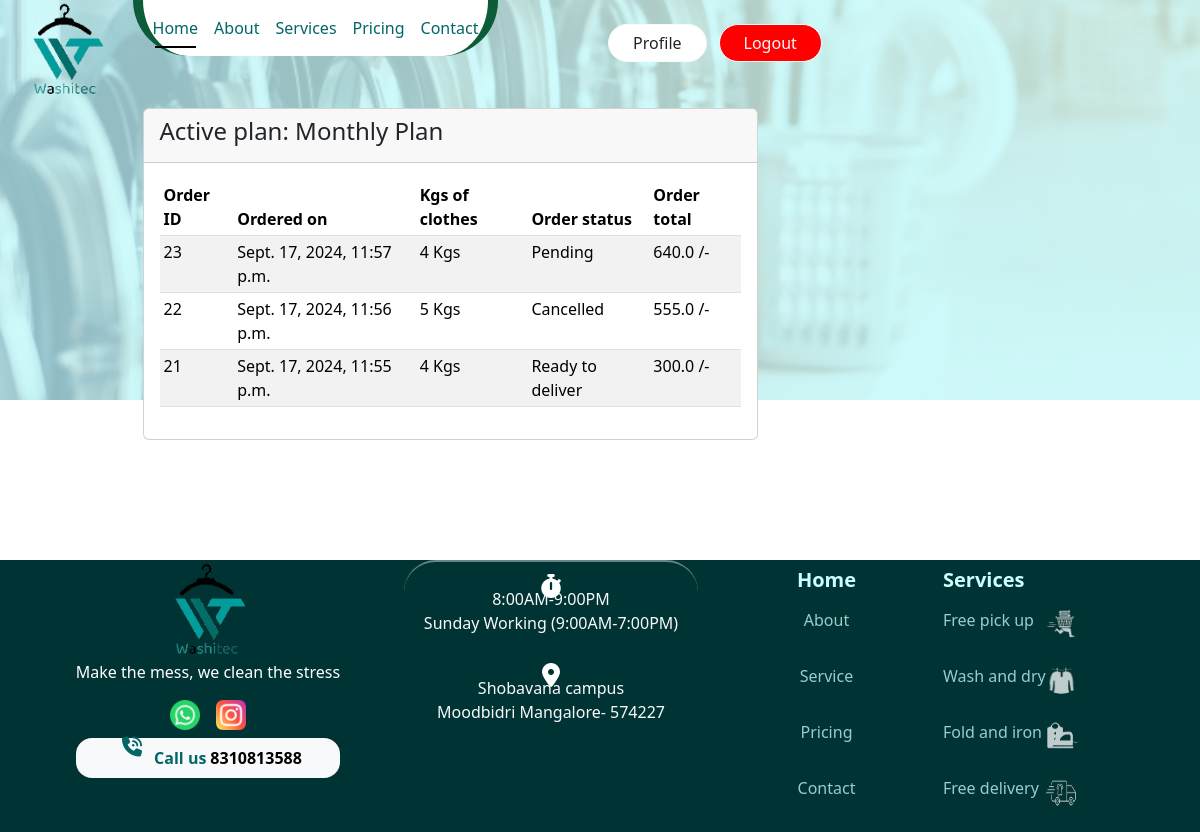
Screenshot of /vieworder (signed in) with the database file from the repository.
### newapp/models.py (models this page shows, shortened)
class Order(models.Model):
    userobj = models.ForeignKey("auth.User", on_delete=models.CASCADE)
    usertype = models.CharField(max_length=20)
    orderdatetime = models.DateTimeField(auto_now_add=True)
    clothes = models.IntegerField()
    comfort = models.BooleanField()
    dettol = models.BooleanField()
    iron = models.IntegerField()
    bedspread = models.IntegerField()
    mediumblanket = models.IntegerField()
    largeblanket = models.IntegerField()
    totalprice = models.FloatField()
    status = models.CharField(max_length=15, default="Received")

### newapp/views.py (the view)
# urls.py: path('vieworder', render_view_orders, name='view_orders'),
def render_view_orders(request):
    user = request.user
    orders = Order.objects.filter(userobj=user)[::-1]
    return render(request, "view_orders.html", {"orders": orders, "uses_a_plan": get_plan(request)})

### newapp/views.py (called while the page is built)
def get_plan(request):
    user= request.user
    uses_a_plan = None
    if user.is_authenticated and MonthlyUser.objects.filter(userobj=user).exists():
        if MonthlyUser.objects.get(userobj=user).isActive:
            uses_a_plan = "Monthly Plan"
        elif YearlyUser.objects.get(userobj=user).isActive:
            uses_a_plan = "Yearly Plan"
        elif CreditUser.objects.get(userobj=user).isActive:
            uses_a_plan = "Credit Plan"
    return uses_a_plan

### templates/view_orders.html (shortened to what this page needs)
{% load static %}
<!DOCTYPE html>
<html lang="en">
<head>
    <link rel="stylesheet" href="{% static 'css/style.css' %}">
    <link href="https://cdn.jsdelivr.net/npm/bootstrap@5.3.3/dist/css/bootstrap.min.css" rel="stylesheet"
>
</head>
<body>
    <div class="banner">
    </div>
    <div class="container-fluid p-0 m-0" style="background-color: transparent;">
        <div class="row m-0">
            <div class="col-lg-9">
                {% include 'navbar.html' %}
                <div class="container-fluid mt-0 m-0">
                    <div class="row m-0 mt-2">
                        <div class="container col-lg-9">
                            <div class="card">
                                <div class="card-header">
                                    <h4>Active plan: {{ uses_a_plan }}</h4>
                                </div>
                                <div class="card-body">
                                    <div class="table-responsive">
                                    <table class="table table-striped table-sm">
                                        <thead>
                                            <tr>
                                                <th scope="col">Order ID</th>
                                                <th scope="col">Ordered on</th>
                                                <th scope="col">Kgs of clothes</th>
                                                <th scope="col">Order status</th>
                                                <th scope="col">Order total</th>
                                            </tr>
                                        </thead>
                                        <tbody>
                                            {% for i in orders %}
                                            <tr>
                                                <td>{{ i.id }}</td>
                                                <td>{{ i.orderdatetime }}</td>
                                                <td>{{ i.clothes }} Kgs</td>
                                                <td>{{ i.status }}</td>
                                                <td>{{ i.totalprice }} /-</td>
                                            </tr>
                                            {% endfor %}
                                        </tbody>
                                    </table>
                                </div>
                                </div>
                            </div>
                        </div>
                    </div>
                </div>
            </div>
        </div>
        <br><br><br><br><br>
        {% include 'footer.html' %}
</body>
</html>

### static/css/style.css (style rules this page uses)
body { background-position: top center; background-repeat: no-repeat; background-size: cover; height: 100vh; }

### templates/view_orders.html (style rules this page uses)
.banner { position: fixed; top: 0; width: 100%; height: 400px; overflow: hidden; z-index: -2; }

### rows the page displays
Order: id "23", orderdatetime "Sept. 17, 2024, 11:57 p.m.", clothes "4", status "Pending", totalprice "640.0"
Order: id "22", orderdatetime "Sept. 17, 2024, 11:56 p.m.", clothes "5", status "Cancelled", totalprice "555.0"
Order: id "21", orderdatetime "Sept. 17, 2024, 11:55 p.m.", clothes "4", status "Ready to deliver", totalprice "300.0"

### other values shown
{{ uses_a_plan }} "Monthly Plan"
